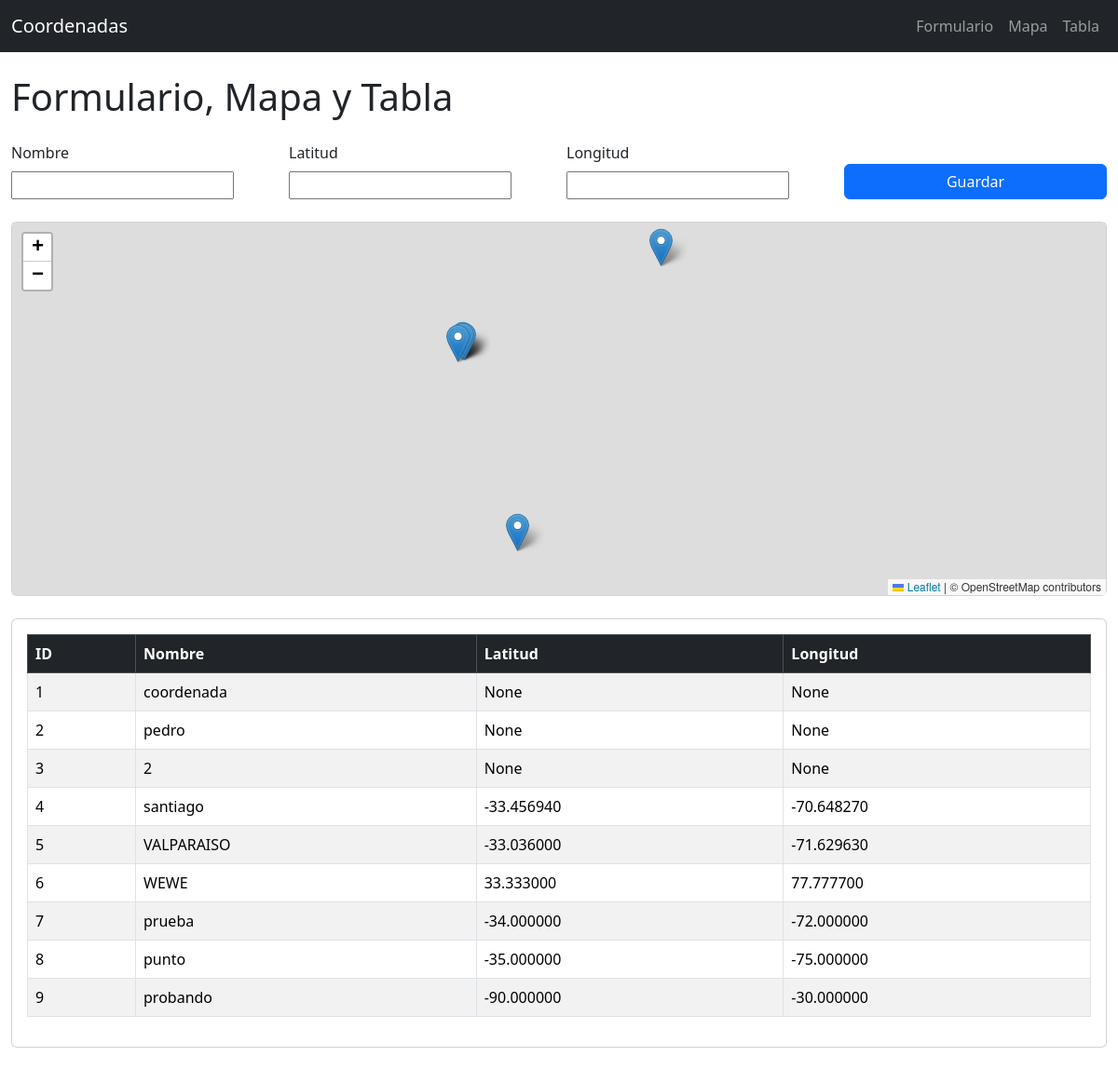
The page / on the database its author committed.
### datos/models.py (models this page shows, shortened)
class Registro(models.Model):
    nombre = models.CharField(max_length=100)
    latitud = models.DecimalField(max_digits=9, decimal_places=6, null=True, blank=True)
    longitud = models.DecimalField(max_digits=9, decimal_places=6, null=True, blank=True)

### datos/views.py (the view)
# urls.py: path('', home, name='home'),
def home(request):
    if request.method == "POST":
        form = RegistroForm(request.POST)
        if form.is_valid():
            form.save()
            return redirect('home')
    else:
        form = RegistroForm()
    registros = Registro.objects.all()
    return render(request, 'home.html', {'form': form, 'registros': registros})

### datos/forms.py
class RegistroForm(forms.ModelForm):
    class Meta:
        model = Registro
        fields = ['nombre', 'latitud', 'longitud']
        widgets = {
            'latitud': forms.NumberInput(attrs={'step': 'any'}),
            'longitud': forms.NumberInput(attrs={'step': 'any'}),
        }

### datos/templates/home.html (shortened to what this page needs)
<!DOCTYPE html>
<html>
<head>
    <link href="https://cdn.jsdelivr.net/npm/bootstrap@5.3.2/dist/css/bootstrap.min.css" rel="stylesheet">
    <link rel="stylesheet" href="https://unpkg.com/leaflet/dist/leaflet.css" />
</head>
<body class="container-fluid p-0">
    <nav class="navbar navbar-expand-lg navbar-dark bg-dark sticky-top">
        <div class="container-fluid">
            <a class="navbar-brand" href="#">Coordenadas</a>
            <div class="collapse navbar-collapse" id="navbarNav">
                <ul class="navbar-nav ms-auto">
                    <li class="nav-item"><a class="nav-link" href="#formulario">Formulario</a></li>
                    <li class="nav-item"><a class="nav-link" href="#mapa">Mapa</a></li>
                    <li class="nav-item"><a class="nav-link" href="#tabla">Tabla</a></li>
                </ul>
            </div>
        </div>
    </nav>
    <div class="container-fluid py-4">
        <h1 class="mb-4">Formulario, Mapa y Tabla</h1>
        <form id="formulario" method="post" class="row g-3 align-items-end mb-4">
            <div class="col-md-3">
                <label for="id_nombre" class="form-label">Nombre</label>
                {{ form.nombre }}
            </div>
            <div class="col-md-3">
                <label for="id_latitud" class="form-label">Latitud</label>
                {{ form.latitud }}
            </div>
            <div class="col-md-3">
                <label for="id_longitud" class="form-label">Longitud</label>
                {{ form.longitud }}
            </div>
            <div class="col-md-3">
                <button type="submit" class="btn btn-primary w-100">Guardar</button>
            </div>
        </form>
        <div id="mapa" class="card mb-4">
            <div class="card-body p-0">
                <div id="map"></div>
            </div>
        </div>
        <div id="tabla" class="card">
            <div class="card-body">
                <table class="table table-bordered table-striped">
                    <thead class="table-dark">
                        <tr>
                            <th>ID</th>
                            <th>Nombre</th>
                            <th>Latitud</th>
                            <th>Longitud</th>
                        </tr>
                    </thead>
                    <tbody>
                        {% for r in registros %}
                        <tr>
                            <td>{{ r.id }}</td>
                            <td>{{ r.nombre }}</td>
                            <td>{{ r.latitud }}</td>
                            <td>{{ r.longitud }}</td>
                        </tr>
                        {% endfor %}
                    </tbody>
                </table>
            </div>
        </div>
    </div>
</body>
</html>

### datos/templates/home.html (style rules this page uses)
html { scroll-behavior: smooth; scroll-padding-top: 100px; }
#map { height: 400px; width: 100%; }
.navbar { transition: background-color 0.3s ease; }

### rows shown on the page
Registro: id "1", nombre "coordenada", latitud "None", longitud "None"
Registro: id "2", nombre "pedro", latitud "None", longitud "None"
Registro: id "3", nombre "2", latitud "None", longitud "None"
Registro: id "4", nombre "santiago", latitud "-33.456940", longitud "-70.648270"
Registro: id "5", nombre "VALPARAISO", latitud "-33.036000", longitud "-71.629630"
Registro: id "6", nombre "WEWE", latitud "33.333000", longitud "77.777700"
Registro: id "7", nombre "prueba", latitud "-34.000000", longitud "-72.000000"
Registro: id "8", nombre "punto", latitud "-35.000000", longitud "-75.000000"
Registro: id "9", nombre "probando", latitud "-90.000000", longitud "-30.000000"
